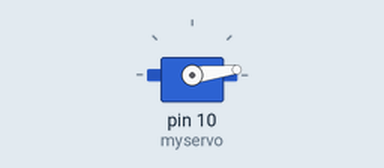
Bench run of a sketch on a simulated Arduino Uno, built with avr-gcc and run on an emulated ATmega328P. Parts: servo.

Above: at 0.05 s.
At 0.15 s:
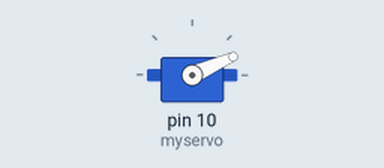
Timing chart, 0 to 3.0 s (numbered marks = the images above):
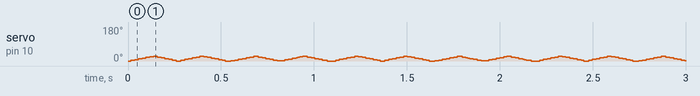

The sketch:

face-normal.ino
```cpp
# include <Servo.h>

Servo myservo;
int pos = 0;

void setup() {
  myservo.attach(10);
}

void loop() {
  for (pos = 0; pos <= 25; pos += 1) {
    myservo.write(pos);
    delay(5);
  }
  for (pos = 25; pos >= 0; pos -= 1) {
    myservo.write(pos);
    delay(5);
  }
  for (pos = 0; pos <= 25; pos += 1) {
    myservo.write(pos);
    delay(5);
  }
  for (pos = 25; pos >= 0; pos -= 1) {
    myservo.write(pos);
    delay(5);
  }
  delay(20);
}
```
